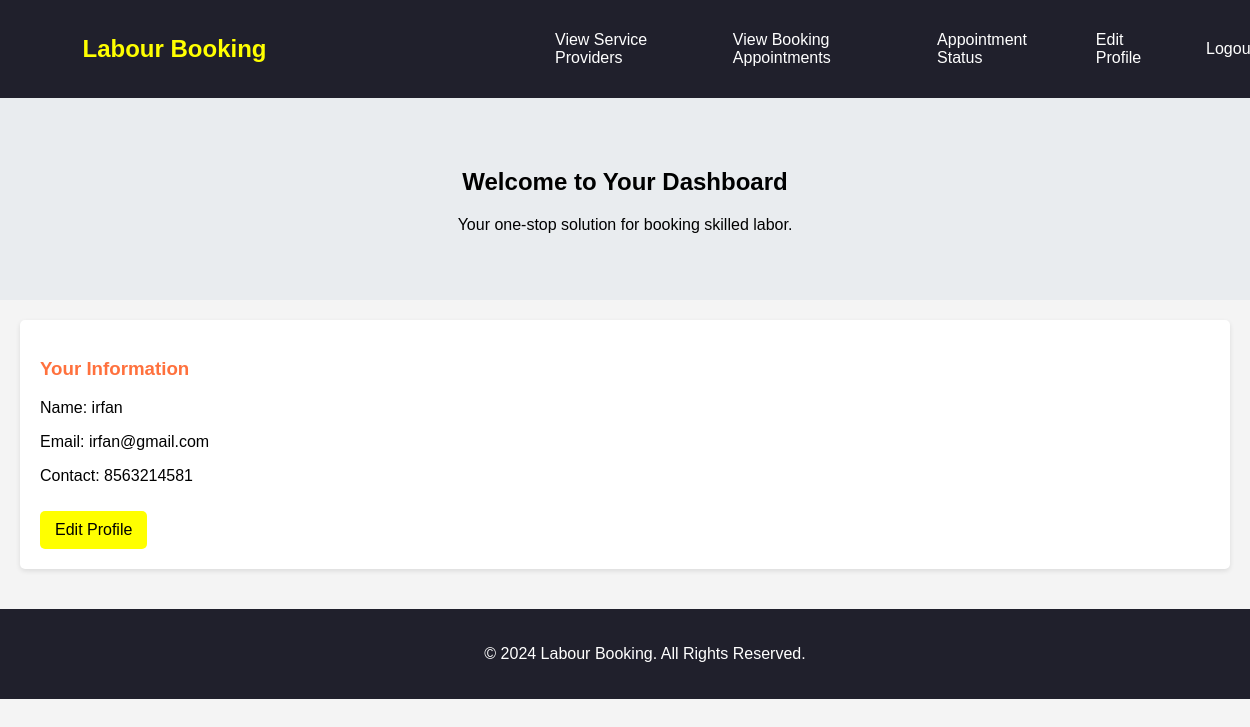
The app's page /userhome.php (signed in) with its own data.
### tables this page shows
CREATE TABLE `users` (
  `Name` varchar(30) NOT NULL,
  `phone_no` varchar(15) NOT NULL,
  `email_id` varchar(30) NOT NULL,
  `username` varchar(30) NOT NULL,
  `password` varchar(10) NOT NULL,
  `usid` int(11) NOT NULL
);

### userhome.php (the view, shortened to what this page needs)
<?php
$conn = mysqli_connect("localhost", "root", "", "labour_booking");
$user_id = $_SESSION['user_id'];
$sql = "SELECT * FROM users WHERE usid = $user_id";
$result = mysqli_query($conn, $sql);
if ($result) {
    $user = mysqli_fetch_assoc($result);
} else {
    echo "Error: " . mysqli_error($conn);
    exit();
}
?>
<!DOCTYPE html>
<html lang="en">
<head>
    <link rel="stylesheet" href="userhome.css">
</head>
<body>
<nav>
    <div class="sappy">
        <h1>Labour Booking</h1>
        <div class="hi">
            <a href="view_service_providers.php" class="hello">View Service Providers</a>
            <a href="view_bookings.php" class="hello">View Booking Appointments</a>
            <a href="appointment_status.php" class="hello">Appointment Status</a>
            <a href="userprofile.php" class="hello">Edit Profile</a>
            <a href="logout.php" class="hello">Logout</a>
        </div>
    </div>
</nav>
    <header class="header">
        <h2>Welcome to Your Dashboard</h2>
        <p>Your one-stop solution for booking skilled labor.</p>
    </header>
    <main class="main-content">
        <section class="user-info">
            <h3>Your Information</h3>
            <p>Name: <?php echo htmlspecialchars($user['Name']); ?></p>
            <p>Email: <?php echo htmlspecialchars($user['email_id']); ?></p>
            <p>Contact: <?php echo htmlspecialchars($user['phone_no']); ?></p>
            <a href="userprofile.php" class="edit-profile">Edit Profile</a>
        </section>
    </main>
    <footer>
        <p>&copy; 2024 Labour Booking. All Rights Reserved.</p>
    </footer>
</body>
</html>

### userhome.css (style rules this page uses)
body { font-family: Arial, sans-serif; margin: 0; padding: 0; background-color: #f4f4f4; }
nav { background-color: rgb(32, 32, 44); color: white; padding: 15px 0; }
.sappy { display: flex; justify-content: space-between; align-items: center; width: 100%; margin: 0 auto; padding: 0 20px; }
.hi { display: flex; align-items: center; width: 60%; }
.hi a { color: white; text-decoration: none; margin-left: 20px; padding: 8px 15px; border-radius: 5px; transition: background-color 0.3s ease; }
.header { text-align: center; padding: 50px; background-color: #e9ecef; }
.main-content { padding: 20px; }
.services, .user-info { background-color: white; border-radius: 5px; padding: 20px; margin-bottom: 20px; box-shadow: 0 2px 5px rgba(0, 0, 0, 0.1); }
h3 { color: rgba(255, 68, 0, 0.759); }
footer { text-align: center; padding: 20px; background-color: rgb(32, 32, 44); color: white; position: relative; bottom: 0; width: 100%; }
.edit-profile { display: inline-block; margin-top: 10px; padding: 10px 15px; background-color: yellow; color: black; text-decoration: none; border-radius: 5px; }
h1 { color: yellow; margin-left: 5%; }

### records on screen
users: Name "irfan", email "irfan@gmail.com", phone_no "8563214581"
